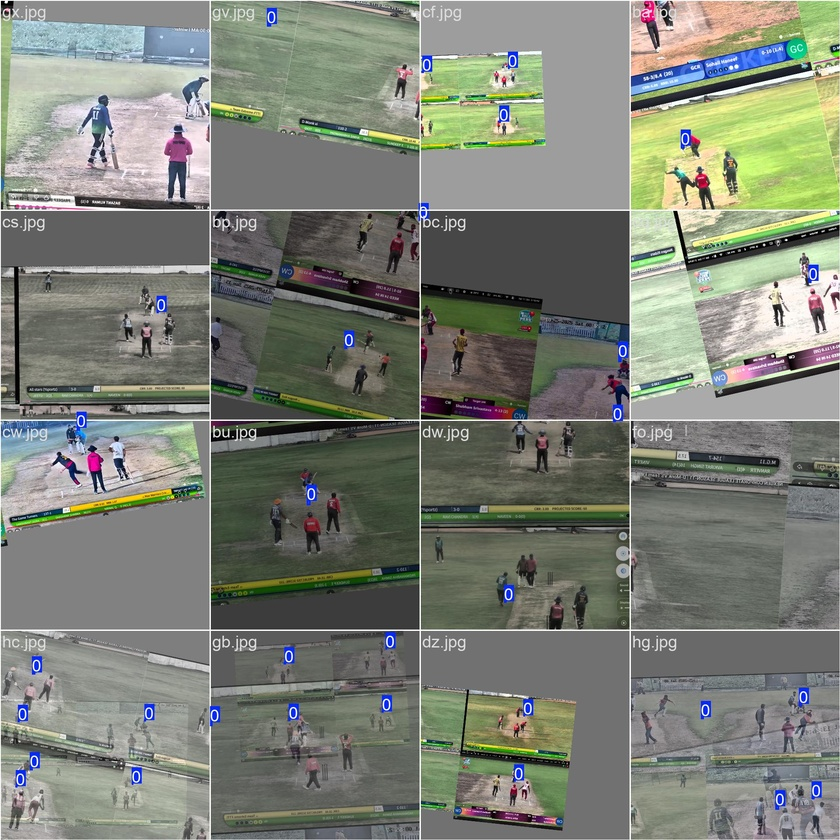
#> input picture runs/detect/local_finetune_optimized3/train_batch0.jpg, 840 x 840 px, shrunk from 1920 x 1920 before the run
$ python -i contour_detector.py   (imports and definitions only)
#> lines starting #> are read from the running program, lines starting #| are printed output that depends on the picture; after the words box and inside, x2 and y2 are one past the last pixel; in counts of white or black regions, pixels touching at a corner belong together
#> further down, picture is the input picture: shape (840, 840, 3); mean B, G, R 117.9, 128.4, 124.2
import cv2
import numpy as np
from typing import List, Dict


class ContourBasedDetector:
    """Detect cricket ball using contour and shape analysis."""

    def __init__(self, config: dict = None):
        """
        Initialize contour-based detector.

        Args:
            config: Configuration dictionary
        """
        self.config = config or {}
        self.min_radius = self.config.get('min_radius', 5)
        self.max_radius = self.config.get('max_radius', 50)
        self.min_circularity = self.config.get('min_circularity', 0.7)
        self.canny_low = self.config.get('canny_low', 50)
        self.canny_high = self.config.get('canny_high', 150)

    def detect(self, frame: np.ndarray) -> List[Dict]:
        """
        Detect ball using contour detection.

        Args:
            frame: Input BGR frame

        Returns:
            List of detections with bbox, centroid, confidence
        """
        # Convert to grayscale
        gray = cv2.cvtColor(frame, cv2.COLOR_BGR2GRAY)
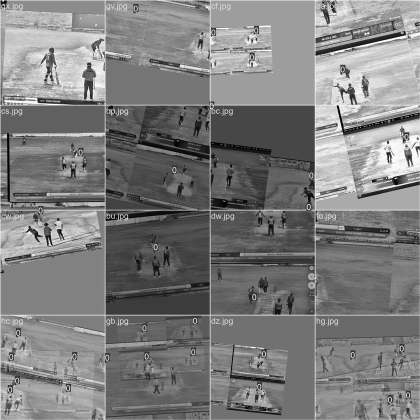
#> gray: shape (840, 840) (shown at 1/2 size); min 0, max 255, mean 126

        # Apply Gaussian blur
        blurred = cv2.GaussianBlur(gray, (9, 9), 2)
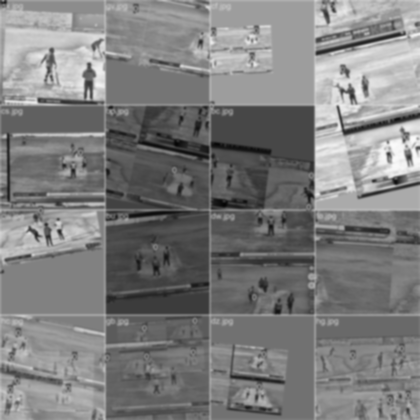
#> blurred: shape (840, 840) (shown at 1/2 size); min 4, max 250, mean 125.8

        # Edge detection
        edges = cv2.Canny(blurred, self.canny_low, self.canny_high)
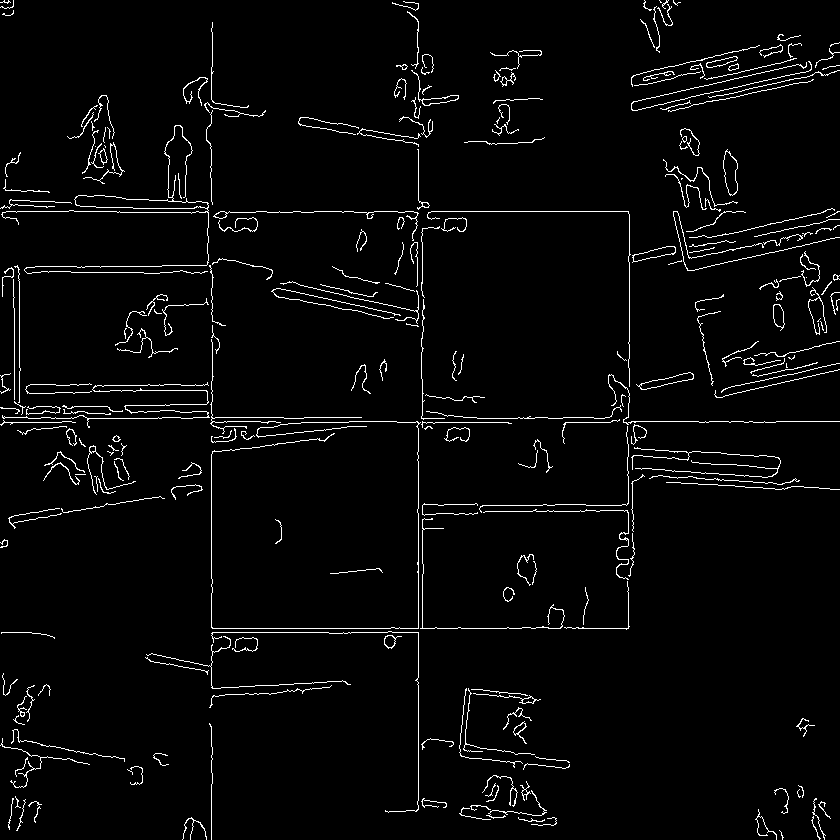
#> edges: shape (840, 840); 3.2% white in thin lines or dots

        # Dilate edges
        kernel = cv2.getStructuringElement(cv2.MORPH_ELLIPSE, (3, 3))
        edges = cv2.dilate(edges, kernel, iterations=1)
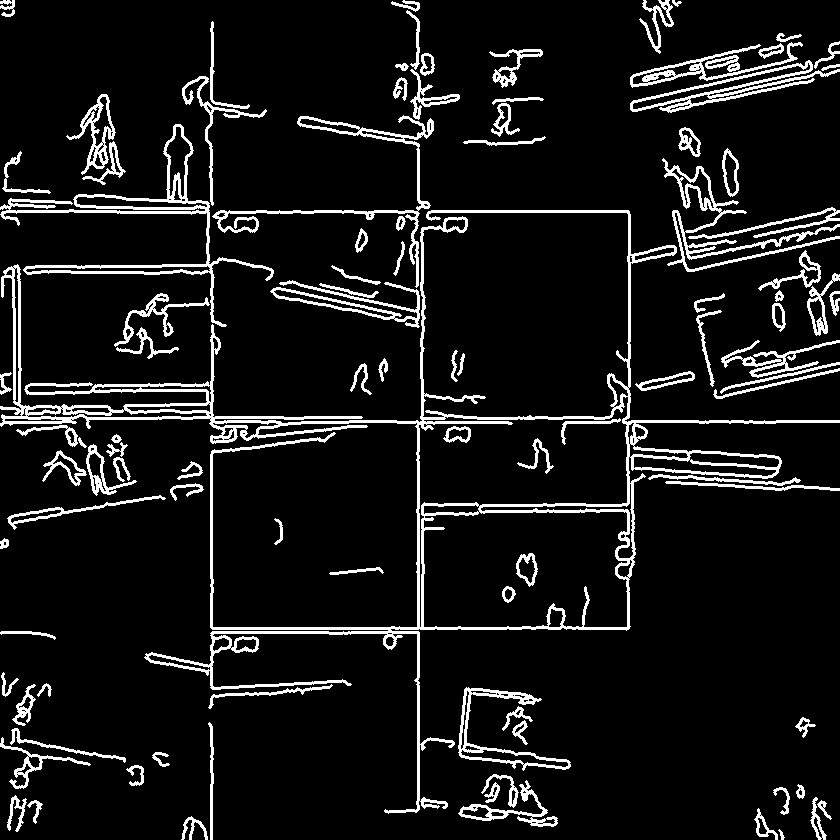
#> edges: shape (840, 840); 8.9% white; 102 white regions

        # Find contours
        contours, _ = cv2.findContours(edges, cv2.RETR_EXTERNAL, cv2.CHAIN_APPROX_SIMPLE)
#> contours = 97 contours; largest, box (x1, y1, x2, y2) and area: (0, 210, 840, 814) 63406, (0, 124, 274, 327) 5488, (630, 60, 840, 113) 2721, (662, 158, 840, 272) 2300, (212, 115, 434, 288) 2270

        detections = []

        for contour in contours:
            area = cv2.contourArea(contour)
            if area < 50:
                continue

            # Fit circle
            ((x, y), radius) = cv2.minEnclosingCircle(contour)

            if radius < self.min_radius or radius > self.max_radius:
                continue

            # Calculate circularity
            perimeter = cv2.arcLength(contour, True)
            if perimeter > 0:
                circularity = 4 * np.pi * area / (perimeter ** 2)
            else:
                continue

            if circularity < self.min_circularity:
                continue

            # Bounding box
            x_box, y_box, w, h = cv2.boundingRect(contour)

            # Centroid
            M = cv2.moments(contour)
            if M["m00"] > 0:
                cx = int(M["m10"] / M["m00"])
                cy = int(M["m01"] / M["m00"])
            else:
                cx, cy = int(x), int(y)

            detections.append({
                'bbox': (x_box, y_box, w, h),
                'centroid': (cx, cy),
                'radius': int(radius),
                'confidence': circularity,
                'area': area
            })
#> this loop made 97 passes
#> (area, x, y, radius, perimeter, circularity, x_box, y_box) on passes 28, 40: (59, 3.5, 543.5, 5.7, 32.14, 0.718, 0, 538), (51, 116, 439, 5, 27.8, 0.829, 111, 434)
#> after the loop, detections = 2 items

        detections.sort(key=lambda x: x['confidence'], reverse=True)
        return detections

>>> import cv2
>>> picture = cv2.imread('../../runs/detect/local_finetune_optimized3/train_batch0.jpg')
>>> result = ContourBasedDetector().detect(picture)
#> result = 2 items

$ run again, on runs/detect/local_finetune_optimized3/train_batch1.jpg
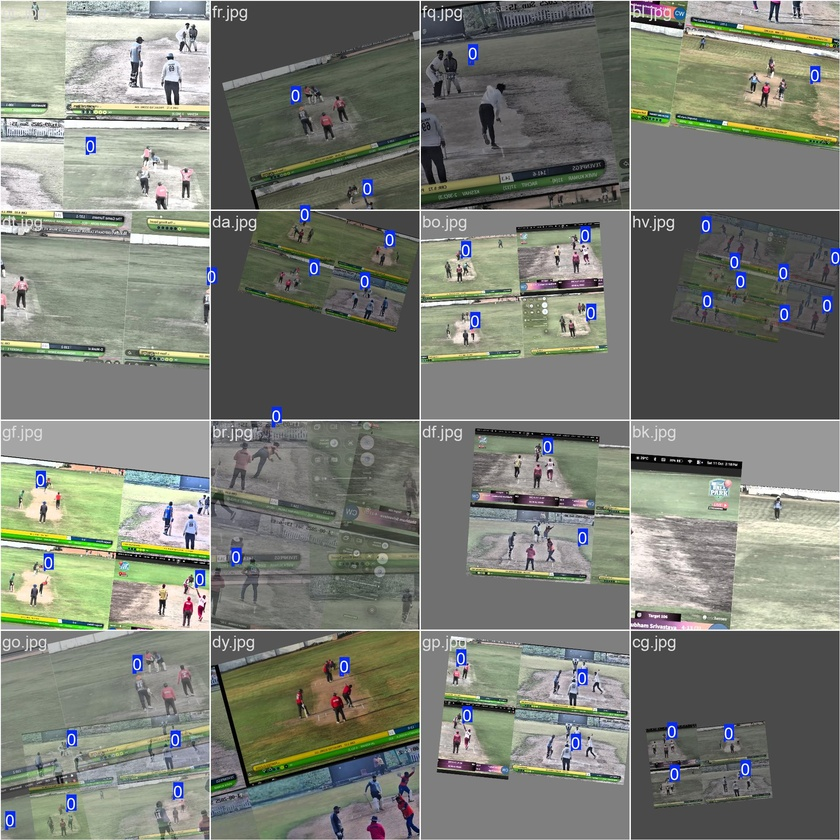
#> input picture runs/detect/local_finetune_optimized3/train_batch1.jpg, 840 x 840 px, shrunk from 1920 x 1920 before the run
#> picture is the input picture: shape (840, 840, 3); mean B, G, R 117.2, 126, 122.7
#> in detect, `edges = cv2.Canny(blurred, self.canny_low, self.canny_high)`:
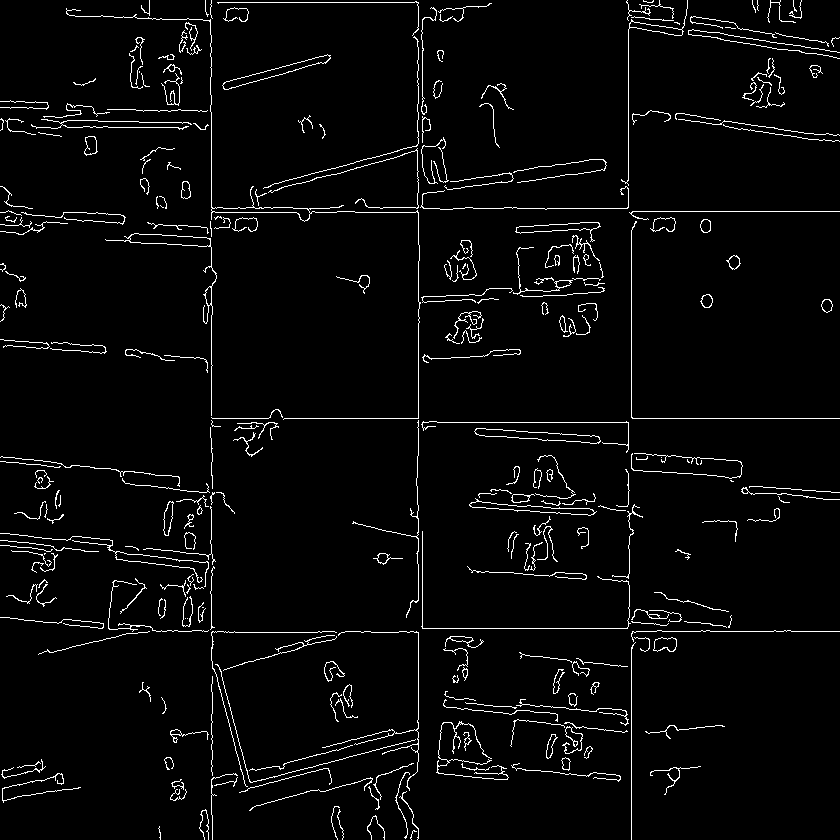
#> edges: shape (840, 840); 3.5% white in thin lines or dots
#> in detect, `edges = cv2.dilate(edges, kernel, iterations=1)`:
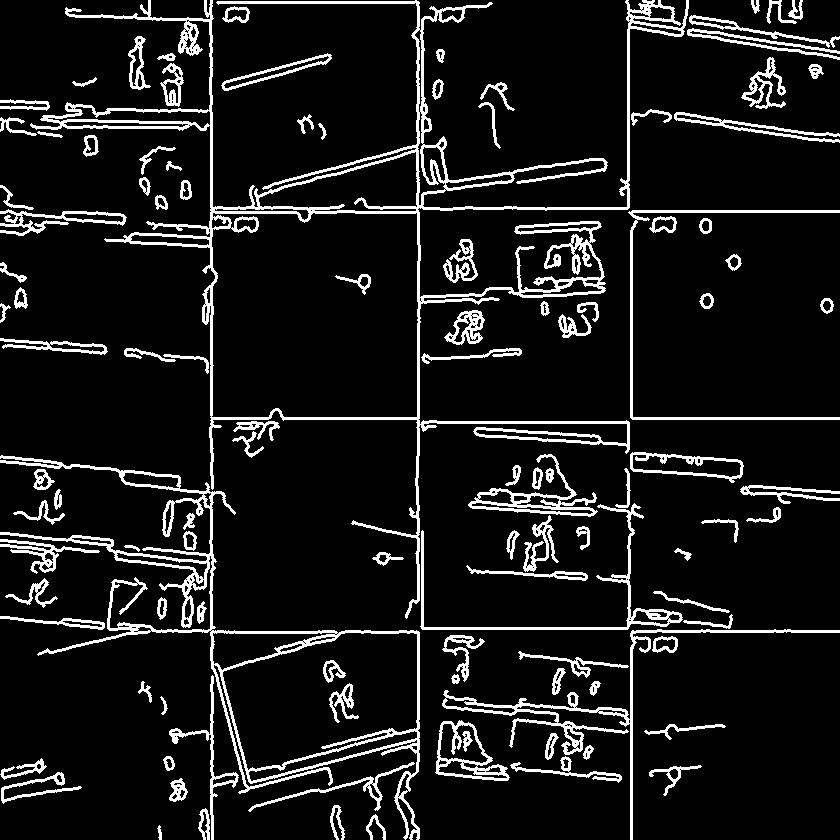
#> edges: shape (840, 840); 9.8% white; 112 white regions
#> contours = 108 contours; largest, box (x1, y1, x2, y2) and area: (30, 0, 689, 619) 67729, (0, 455, 420, 840) 31780, (442, 629, 840, 840) 2950, (435, 720, 510, 781) 2644, (468, 454, 598, 517) 2114
#> the loop in detect, `for contour in contours:` made 108 passes
#> (area, x, y, radius, perimeter, circularity, x_box, y_box) on passes 11, 37, 50: (111, 168.2, 762.9, 7.22, 41.8, 0.798, 163, 756), (190.5, 189.5, 540.5, 10.12, 56.87, 0.74, 183, 531), (80, 549.5, 475, 7.02, 37.8, 0.704, 545, 468)
#> after the loop in detect, `for contour in contours:`: detections = 9 items

$ run again, on runs/detect/local_finetune_optimized3/train_batch2.jpg
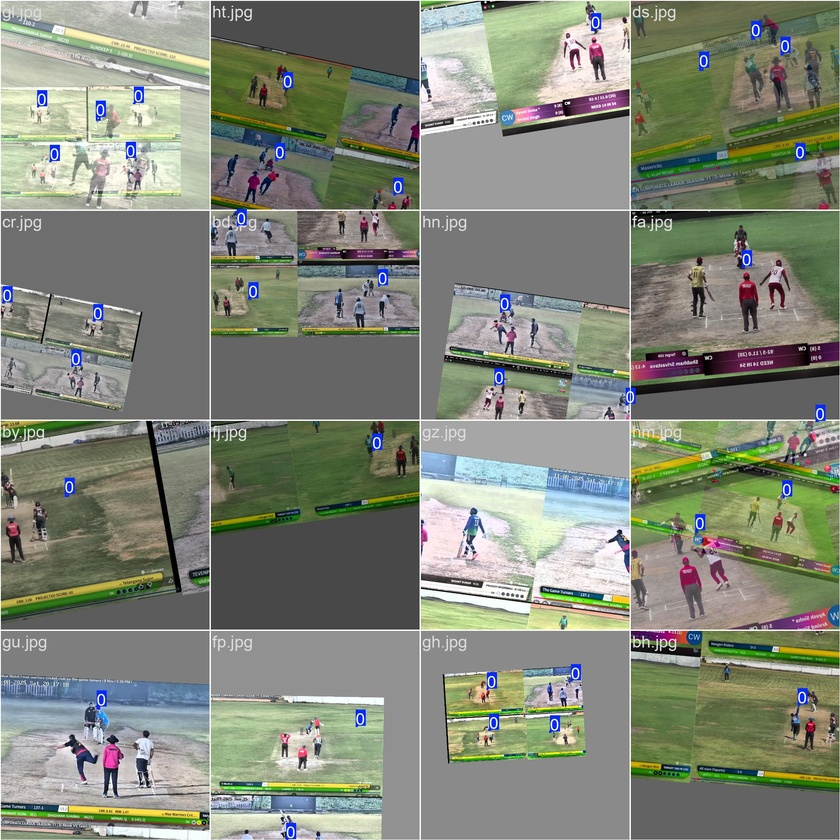
#> input picture runs/detect/local_finetune_optimized3/train_batch2.jpg, 840 x 840 px, shrunk from 1920 x 1920 before the run
#> picture is the input picture: shape (840, 840, 3); mean B, G, R 121.2, 135, 130
#> in detect, `edges = cv2.Canny(blurred, self.canny_low, self.canny_high)`:
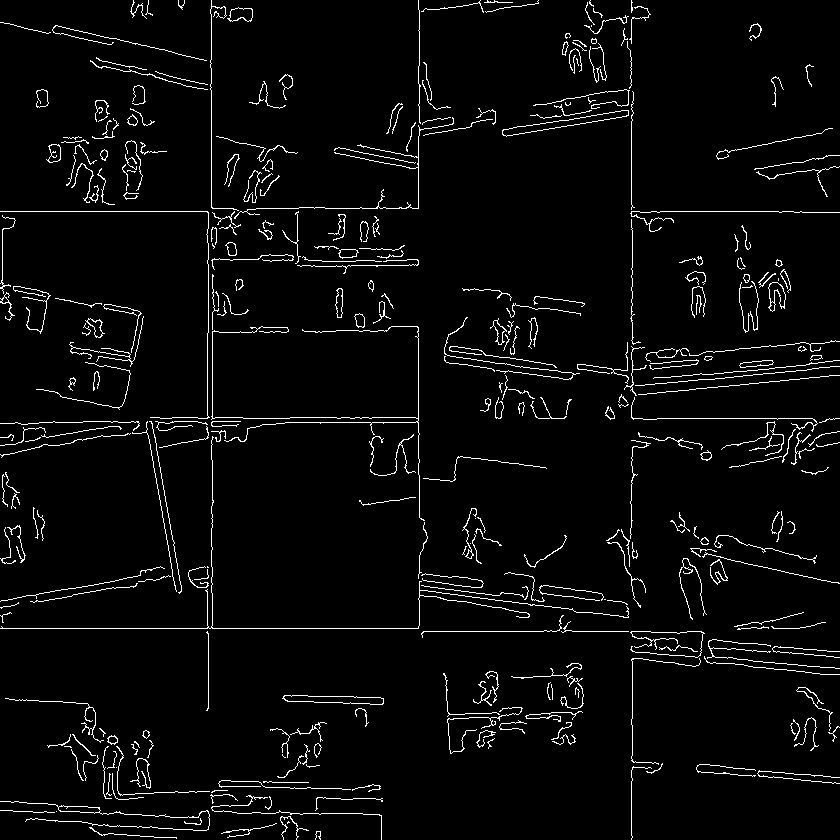
#> edges: shape (840, 840); 3.8% white in thin lines or dots
#> in detect, `edges = cv2.dilate(edges, kernel, iterations=1)`:
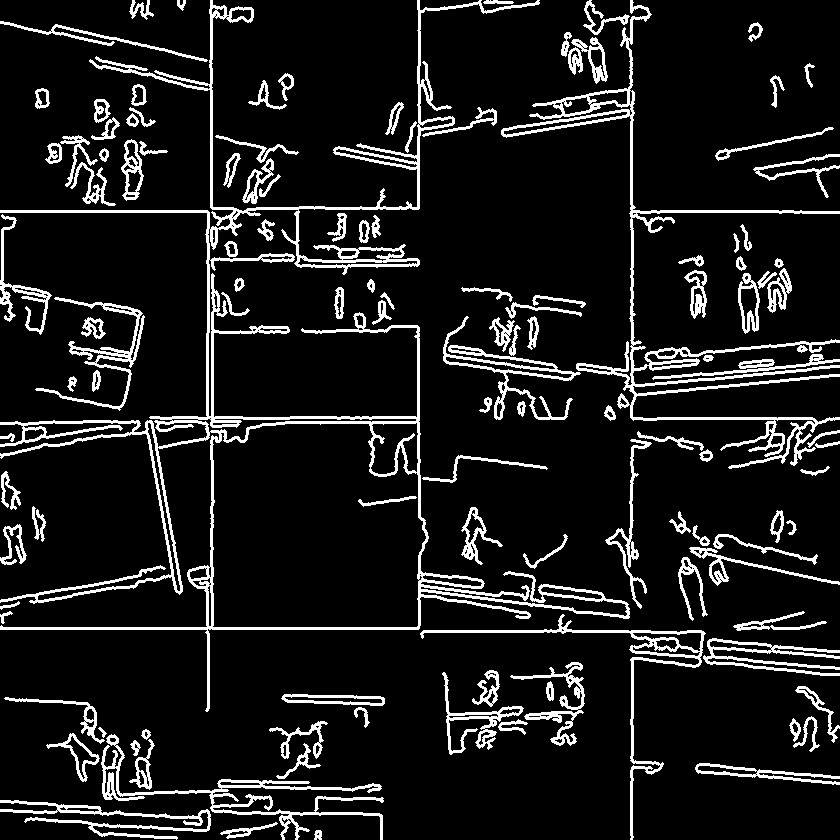
#> edges: shape (840, 840); 10.6% white; 122 white regions
#> contours = 121 contours; largest, box (x1, y1, x2, y2) and area: (0, 0, 630, 712) 60491, (501, 0, 840, 469) 7745, (420, 614, 706, 840) 2786, (101, 734, 384, 840) 2531, (443, 316, 581, 420) 2146
#> the loop in detect, `for contour in contours:` made 121 passes
#> (area, x, y, radius, perimeter, circularity, x_box, y_box) on passes 10, 43: (58, 145.5, 734, 5.03, 30.63, 0.777, 141, 729), (101.5, 705.5, 455.5, 6.67, 40.87, 0.764, 699, 449)
#> after the loop in detect, `for contour in contours:`: detections = 9 items
